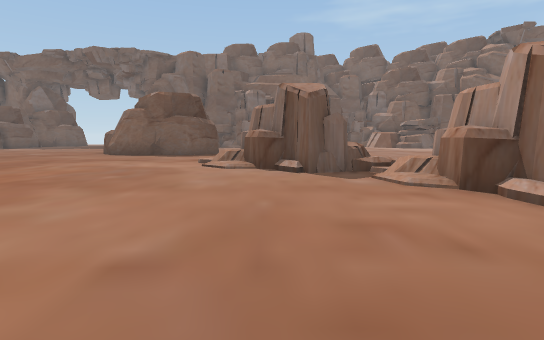
[1] (above)

24 first-person views from a walk through a scene from a Unity 3-D project. The camera is 1.5 m above the floor, tilts 6° down and sees 80° across. The floor is counted in squares, 2 m on a side. Each view is taken from the middle of a square. On the plan, view 1 faces up. The plan holds only what a view shows up to about 11 squares ahead; the rest is blank. The place goes on beyond the plan. The player is left out. Some animated figures are not drawn.

[2]
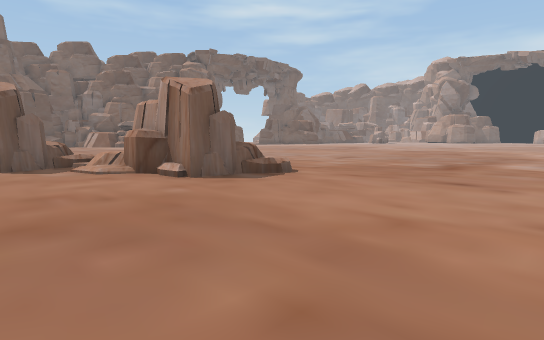

[3]
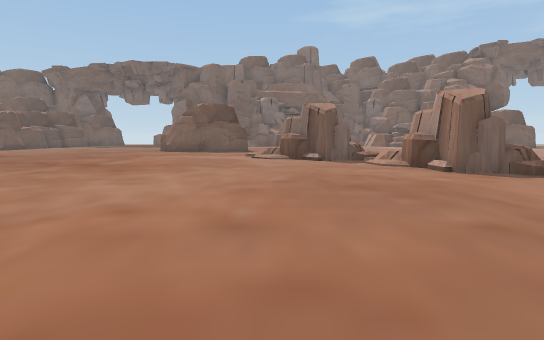

[4]
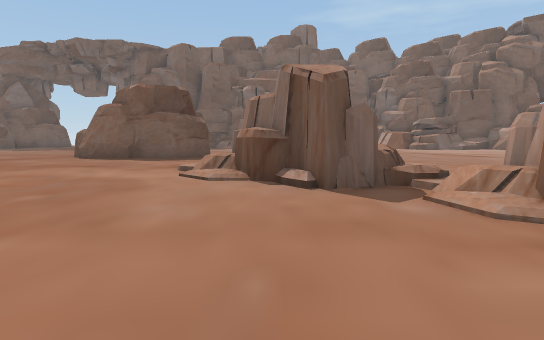

[5]
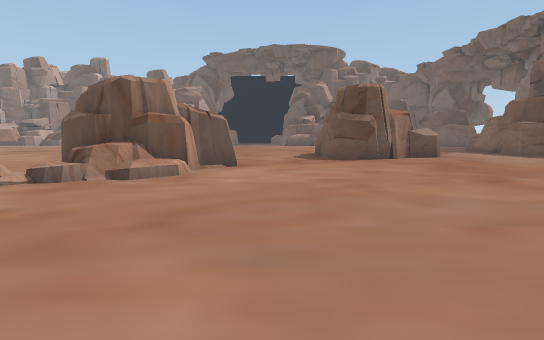

[6]
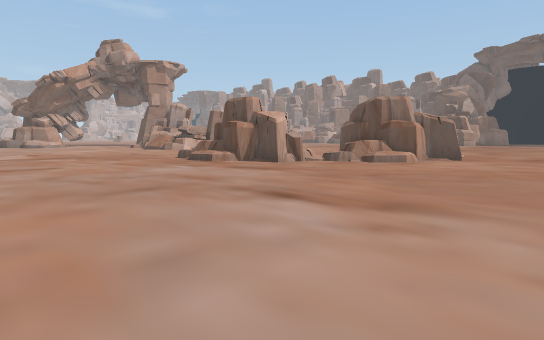

[7]
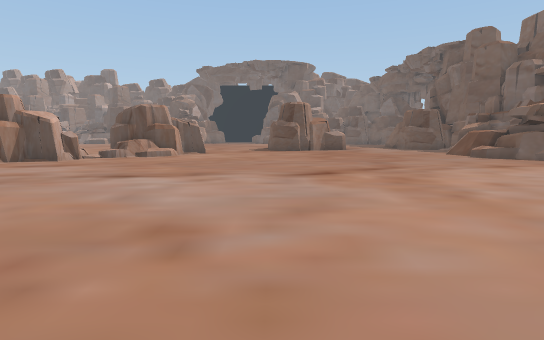

[8]
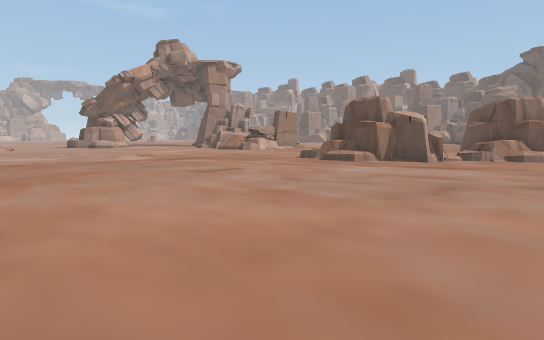

[9]
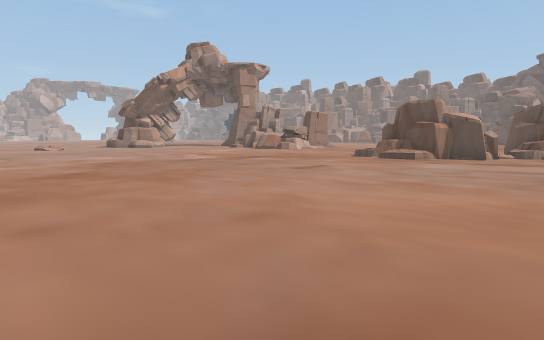

[10]
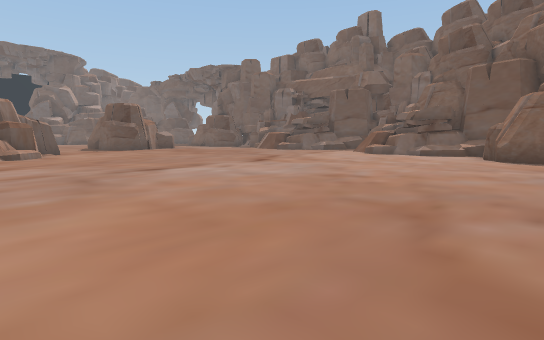

[11]
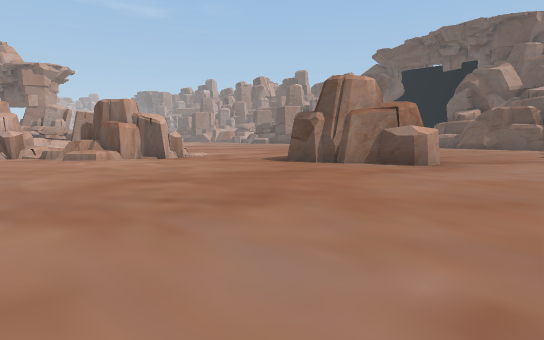

[12]
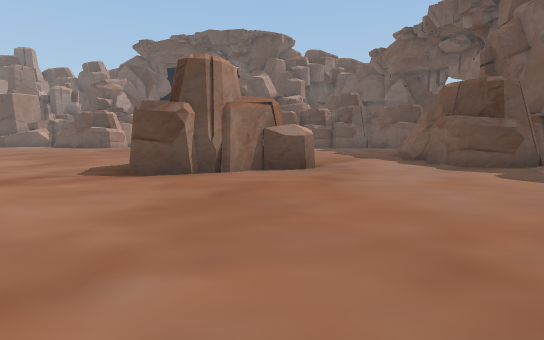

[13]
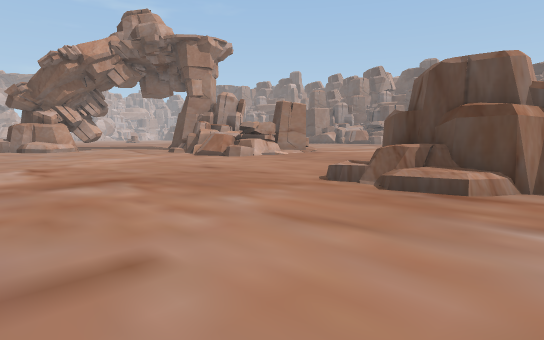

[14]
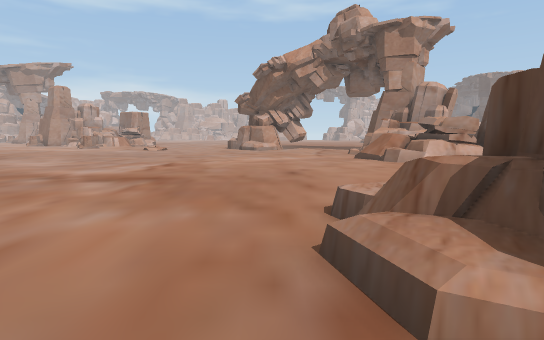

[15]
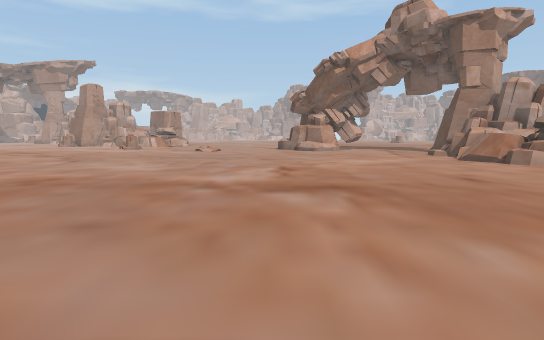

[16]
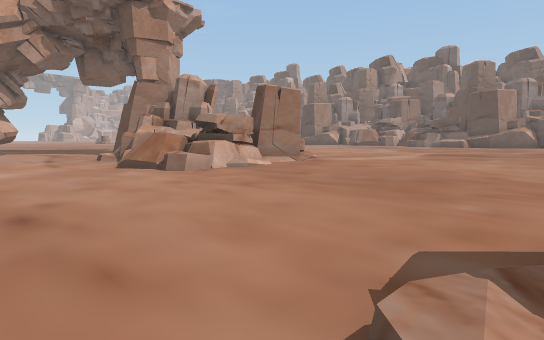

[17]
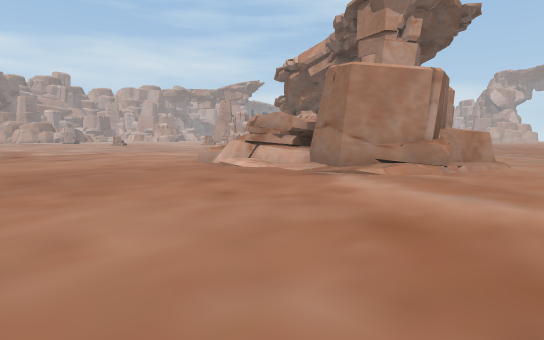

[18]
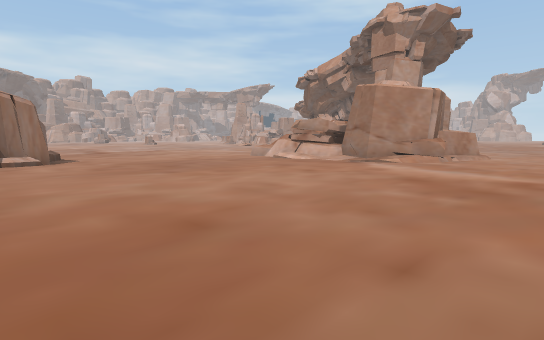

[19]
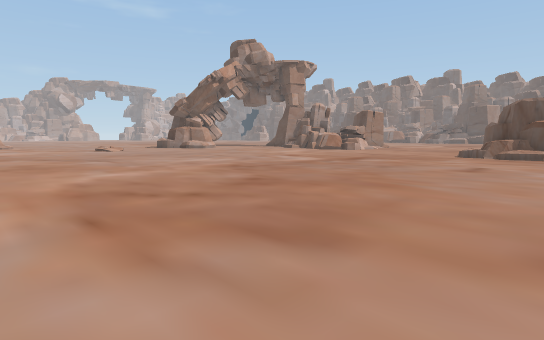

[20]
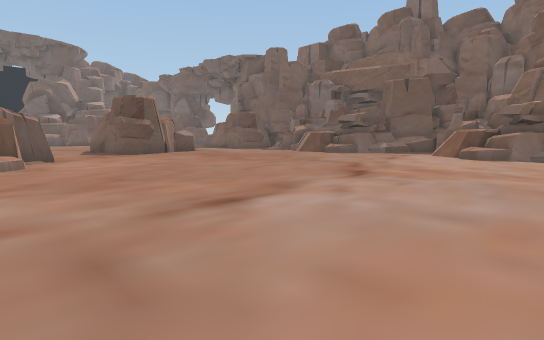

[21]
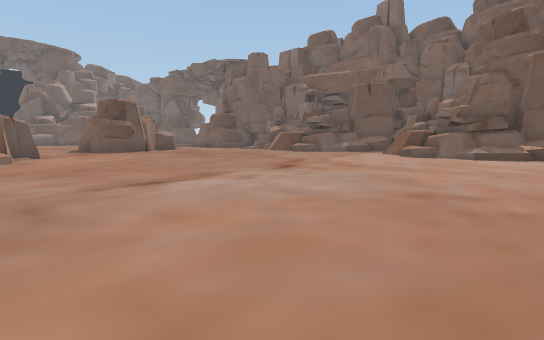

[22]
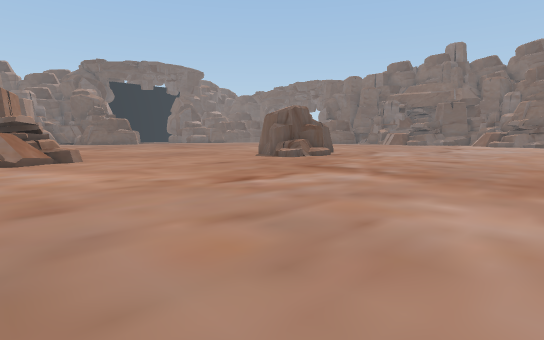

[23]
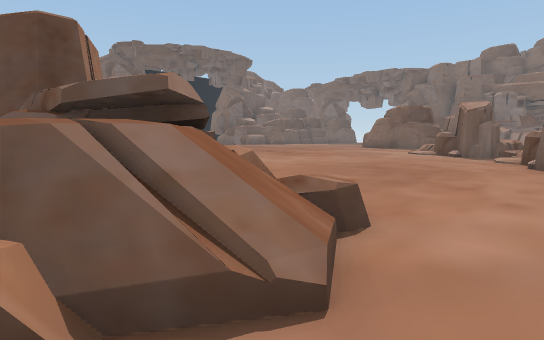

[24]
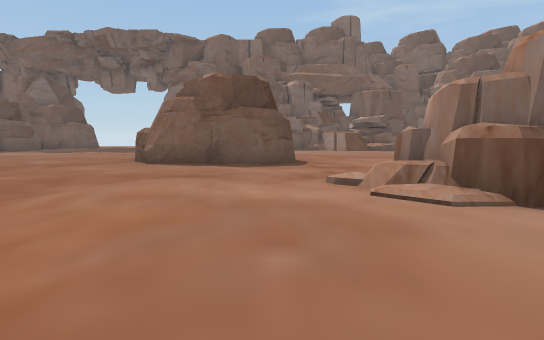

### Floor plan
Key: @ floor where view 1 was taken; # wall or solid block; . main floor; : floor 0.5 m higher than the main floor; / step, stairs or slope; = window, fence, low wall or low ledge; ^ raised ledge.
Columns run from 7 left of view 1 to 18 right of it. Each row starts with its distance up from view 1.
 20 ..........=....==///
 19 ....................##
 18 .....................#
 17 ...#..................
 16    #..................
 15    ##.................
 14 ##  #.................
 13 .####..................
 12 .......................
 11 .......................
 10 .......#...............
  9 ......###/..............
  8 ....../##^..............
  7 ......./##/.............
  6 ........./##..............
  5 ........./###.............
  4 ..........:##.............
  3 ...........//.............
  2 ..........................
  1 ..........................
  0 .......@..................
 -1 .........................
 -2  ........................
 -3  ....../=................
 -4  ...##/###/..............
 -5  ..#####=//..............
 -6  ..##  =##/..............

Positions as (right, up) in squares from view 1, and headings:
1: (0, 0), facing up
2: (0, -2), facing up-right
3: (-1, -4), facing up
4: (0, 2), facing up
5: (8, 11), facing left
6: (11, 13), facing down-left
7: (14, 13), facing left
8: (14, 10), facing down-left
9: (16, 9), facing down-left
10: (15, 7), facing up-left
11: (5, 20), facing down-left
12: (4, 16), facing left
13: (10, 6), facing down-left
14: (6, 6), facing down
15: (9, 5), facing down
16: (6, 3), facing down-left
17: (-6, 2), facing down-right
18: (-7, 5), facing down-right
19: (18, 6), facing down-left
20: (11, 8), facing up-left
21: (13, 8), facing up-left
22: (13, -6), facing up-left
23: (4, -6), facing up-left
24: (-3, 4), facing up
